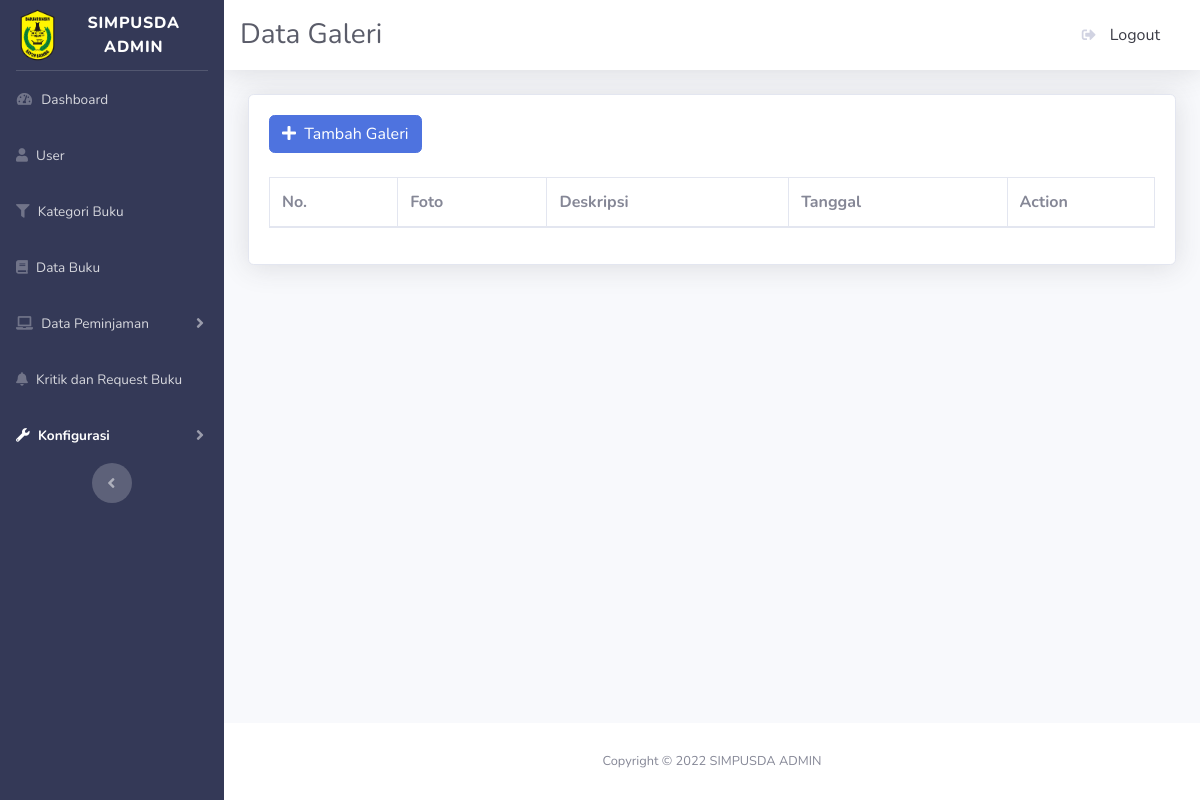
Before: /admin/sekilasgaleri.php with the older database file.
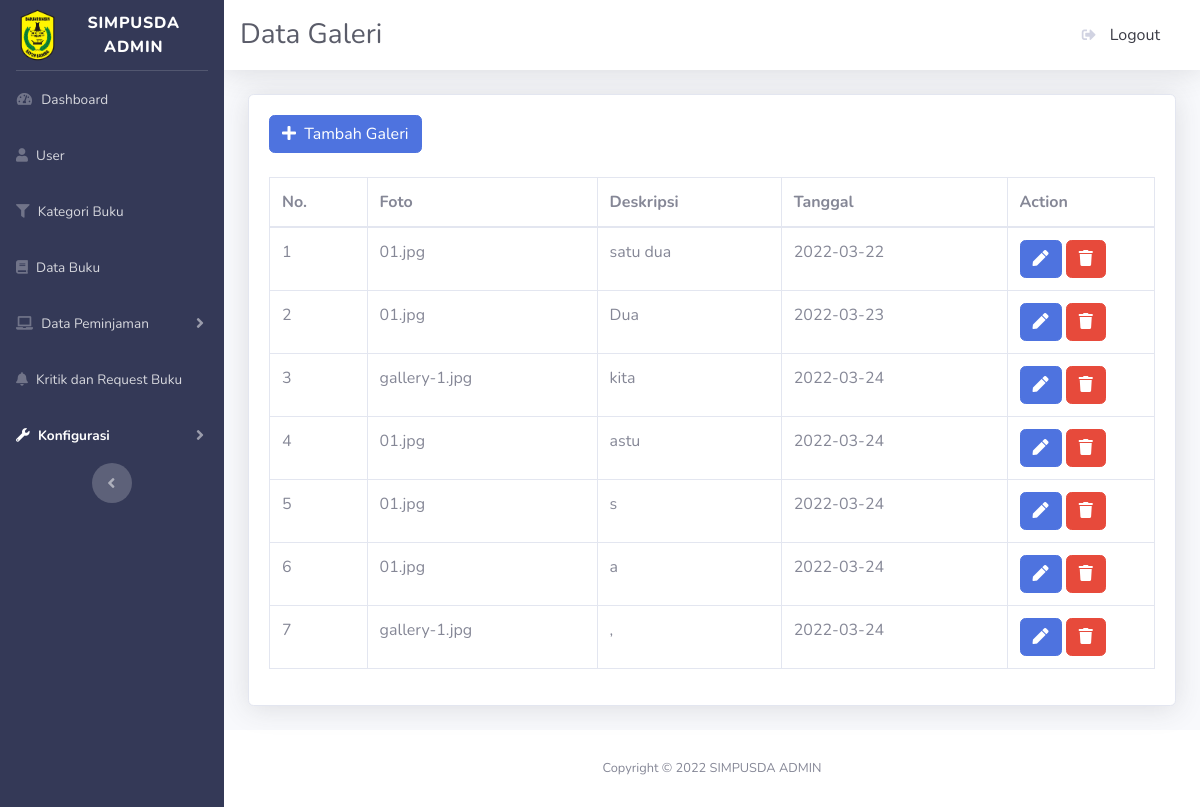
After: the same page with the newer database file.
### tables this page shows
CREATE TABLE `t_galeri` (
  `id` int(11) NOT NULL,
  `foto` varchar(255) NOT NULL,
  `deskripsi` varchar(255) NOT NULL,
  `tanggal` date NOT NULL
);

### admin/sekilasgaleri.php (the view, shortened to what the changed rows need)
<?php
include_once("config.php");
$stmt_galeri = $pdo_conn->prepare("SELECT * FROM t_galeri ORDER BY id ASC");
$stmt_galeri->execute();
$result_galeri = $stmt_galeri->fetchAll();
?>
<!DOCTYPE html>
<html lang="en">
<head>
    <link href="vendor/fontawesome-free/css/all.min.css" rel="stylesheet" type="text/css">
    <link href="css/sb-admin-2.min.css" rel="stylesheet">
    <link href="vendor/datatables/dataTables.bootstrap4.min.css" rel="stylesheet">
</head>
<body id="page-top">
    <div id="wrapper">
        <div id="content-wrapper" class="d-flex flex-column">
            <div id="content">
                <div class="container-fluid">
                    <div class="card shadow mb-4">
                        <div class="card-body">
                                 <br><br>
                            <div class="table-responsive">
                                <table class="table table-bordered" id="dataTable" width="100%" cellspacing="0">
                                <thead>
                                        <tr>
                                          <th scope="col">No.</th>
                                          <th scope="col">Foto</th>
                                          <th scope="col">Deskripsi</th>
                                          <th scope="col">Tanggal</th>
                                          <th class="col-2">Action</th>
                                        </tr>
                                      </thead>
                                      <tbody>
                                        <?php
                                        $no = 1;
                                        foreach($result_galeri as $user_data){
                                            echo "<tr>";
                                            echo "<td>".$no++."</td>";
                                            echo "<td>".$user_data['foto']."</td>";
                                            echo "<td>".$user_data['deskripsi']."</td>";
                                            echo "<td>".$user_data['tanggal']."</td>";
                                            echo "<td>
                                            <a href='editgaleri.php?id=$user_data[id]'><button class='btn btn-primary' title='Edit'>
                                            <i class ='fa fa-pen'></i></button></a>
                                            <a href='hapusgaleri.php?id=$user_data[id]' class ='confirmation'><button class='btn btn-danger' title='Hapus'>
                                            <i class ='fa fa-trash'></i></button></a>
                                            </td>
                                            </tr>";
                                          }
                                        ?>
                                    </tbody>
                                </table>
                            </div>
                        </div>
                    </div>
                </div>
            </div>
        </div>
    </div>
</body>
</html>

Changed rows visible on the page:
added t_galeri: foto "01.jpg", deskripsi "satu dua", tanggal "2022-03-22"
added t_galeri: foto "01.jpg", deskripsi "Dua", tanggal "2022-03-23"
added t_galeri: foto "gallery-1.jpg", deskripsi "kita", tanggal "2022-03-24"
added t_galeri: foto "01.jpg", deskripsi "astu", tanggal "2022-03-24"
added t_galeri: foto "01.jpg", deskripsi "s", tanggal "2022-03-24"
added t_galeri: foto "01.jpg", deskripsi "a", tanggal "2022-03-24"
added t_galeri: foto "gallery-1.jpg", deskripsi ",", tanggal "2022-03-24"
